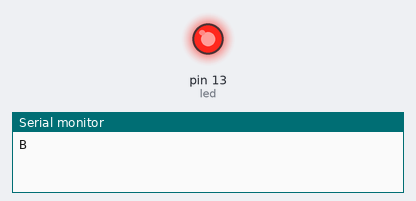
Recording of a sketch running on a simulated Arduino Uno, built with avr-gcc and run on an emulated ATmega328P. On the bench: output pins drawn as LEDs (lit = HIGH), the last lines printed to the serial monitor.

Above: at 0.2 s.
At 11.5 s:
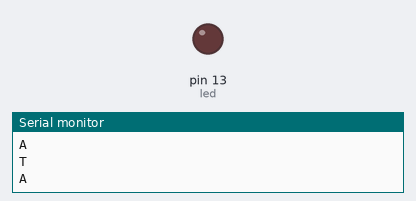
Timing chart, 0 to 23.4 s (numbered marks = the images above):
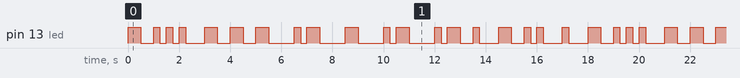

The sketch:

codigo_morse_ex_10.ino
```cpp
int led = 13;
String frase = "BOATARDE";
String alfabeto[27] = {
  ".-",    // A
  "-...",  // B
  "-.-.",  // C
  "-..",   // D
  ".",     // E
  "..-.",  // F
  "--.",   // G
  "....",  // H
  "..",    // I
  ".---",  // J
  "-.-",   // K
  ".-..",  // L
  "--",    // M
  "-.",    // N
  "---",   // O
  ".--.",  // P
  "--.-",  // Q
  ".-.",   // R
  "...",   // S
  "-",     // T
  "..-",   // U
  "...-",  // V
  ".--",   // W
  "-..-",  // X
  "-.--",  // Y
  "--..",  // Z
};
String letras= "ABCDEFGHIJKLMNOPQRSTUVWXYZ";
void setup() {
  pinMode(led, OUTPUT);
  Serial.begin(9600);
}
void loop() {
  for(int i=0;i<frase.length();i++){
    char letra = frase[i];
    int letra_musical = letras.indexOf(letra);
    String frase_musical = alfabeto[letra_musical];
    Serial.println(letra);
    for(int i = 0;i<frase_musical.length();i++){
      char letra_morse = frase_musical[i];
      if(letra_morse == '.') {
        digitalWrite(led, HIGH);
        delay(250);
        digitalWrite(led, LOW);
        delay(250);
      } else if(letra_morse == '-'){
        digitalWrite(led, HIGH);
        delay(500);
        digitalWrite(led, LOW);
        delay(500);
      }
    }
    delay(500);
  }
}
```

Measured:
- by itself, pin 13 (led): moves between LOW and HIGH, repeating every 18.0 s
- by itself, everything shown: repeats every 18.0 s, in 38 steps
